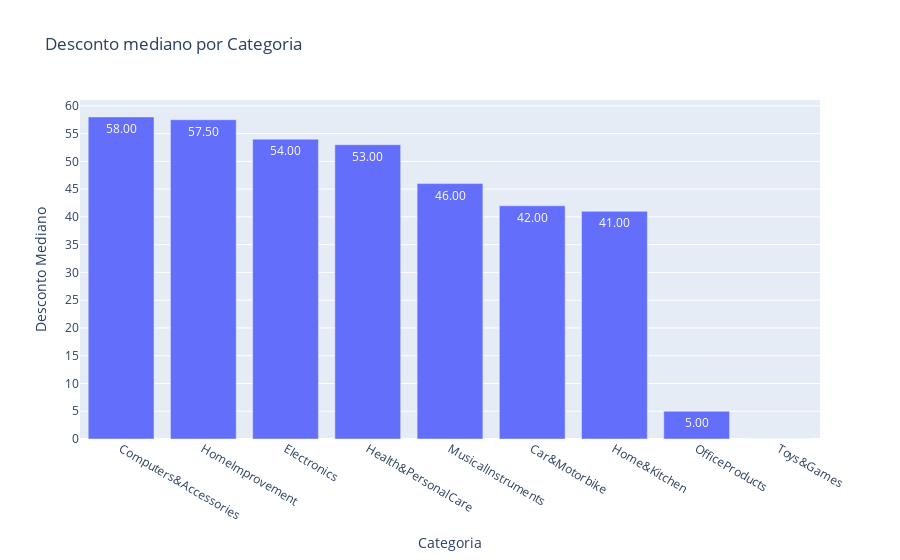

Notebook cell for this chart:
### Code cell
# Plot the main_category with the mean discount_percentage
df_main_category = df.groupby(
    "main_category")["discount_percentage"].median().reset_index()
df_main_category = df_main_category.sort_values(
    "discount_percentage", ascending=False)

fig = go.Figure()
fig.add_trace(
    go.Bar(x=df_main_category["main_category"],
           y=df_main_category["discount_percentage"]))
fig.update_layout(title="Desconto mediano por Categoria",
                  xaxis_title="Categoria",
                  yaxis_title="Desconto Mediano")
# Add more ticks to the y-axis
fig.update_yaxes(tickvals=np.arange(0, 101, 5))
# Include the values in the bars
fig.update_traces(texttemplate='%{y:.2f}', textposition='inside')
fig.show()

### Figure 1 — Plotly figure (JSON) as saved in the notebook; plotly's stock layout.template omitted (floating-point values rounded to 4 significant figures)
{"data": [{"textposition": "inside", "texttemplate": "%{y:.2f}", "type": "bar", "x": ["Computers&Accessories", "HomeImprovement", "Electronics", "Health&PersonalCare", "MusicalInstruments", "Car&Motorbike", "Home&Kitchen", "OfficeProducts", "Toys&Games"], "y": [58, 57.5, 54, 53, 46, 42, 41, 5, 0]}], "layout": {"title": {"text": "Desconto mediano por Categoria"}, "xaxis": {"title": {"text": "Categoria"}}, "yaxis": {"tickvals": [0, 5, 10, 15, 20, 25, 30, 35, 40, 45, 50, 55, 60, 65, 70, 75, 80, 85, 90, 95, 100], "title": {"text": "Desconto Mediano"}}}}
